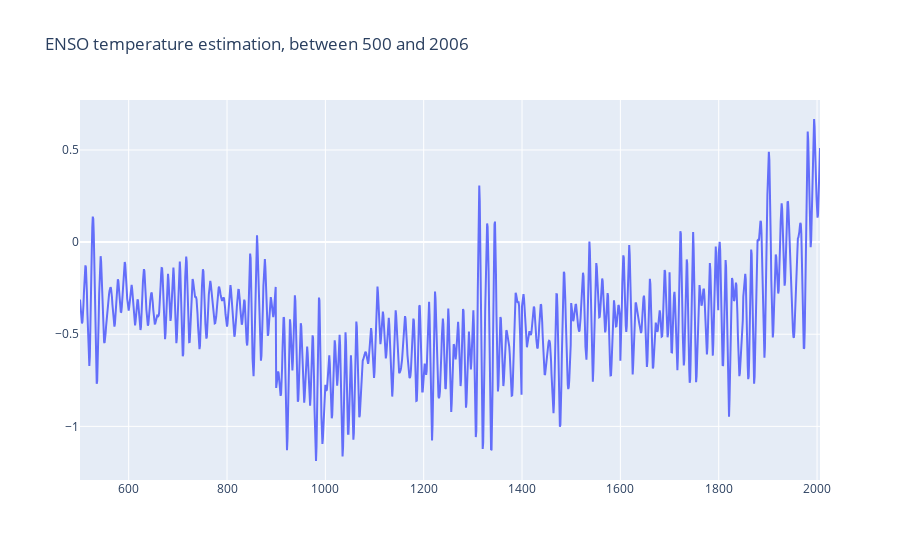

Notebook code cell kept with this figure:
### Code cell
fig = px.line( title='ENSO temperature estimation, between 500 and 2006')
fig.add_scatter(x = pc_ENSO[:, 0],y=pc_ENSO[:, 1], name='X')
fig.show()

### Figure 1 — Plotly figure (JSON) as saved in the notebook; plotly's stock layout.template omitted (floating-point values rounded to 4 significant figures; data arrays with more than 128 entries replaced by an {"elided": "..."} marker saying what was removed)
{"data": [{"name": "X", "type": "scatter", "x": {"elided": "1506 int values"}, "y": {"elided": "1506 float values"}}], "layout": {"legend": {"tracegroupgap": 0}, "title": {"text": "ENSO temperature estimation, between 500 and 2006"}, "xaxis": {"anchor": "y", "domain": [0, 1]}, "yaxis": {"anchor": "x", "domain": [0, 1]}}}
